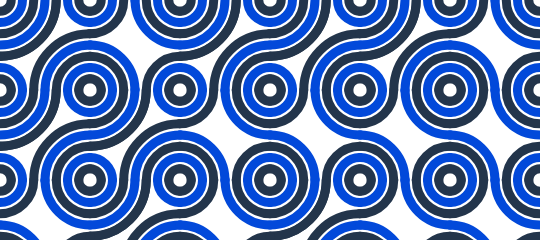
Frame 1 (no input)
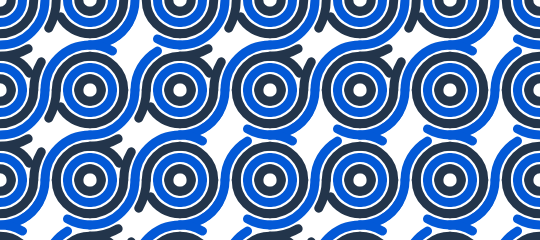
Frame 60 (no input)
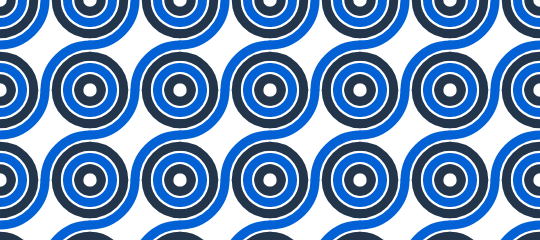
Frame 120 (the mouse pressed at the canvas centre since frame 60)

The p5.js sketch that drew these frames (run headless with seeded random() and noise() and a simulated clock; from frame 60 on, the mouse is pressed at the canvas centre):

// p5.js sketch
// ── sketch.js
// Adapted from: https://ronikaufman.github.io

let margin = 0;
let n, s, u;
let dMin, dMax, dDiff;
let eps = 1e-4;

const N_FRAMES = 720;

function setup() {
  createCanvas(windowWidth * 0.45, 240);
  n = 6; // number of tiles
  s = (width-2*margin)/n; // size of 1 tile
  u = s / 4; // how each tile is divided
  dMin = 4;
  dMax = 6;
  dDiff = dMax-dMin;
  strokeWeight(s/10);
  strokeCap(ROUND);
}

function draw() {
  //background(255);
	
	//fill(255);
  clear();
	noStroke();
	rect(0, 0, width, height);
	noFill();
  
  let t = (frameCount%N_FRAMES)/N_FRAMES;
  
  let tCol = (constrain(fract(t*dDiff*2), 0, 1/2) + floor(t*dDiff*2)/2)/dDiff;
  let palette = ["#23354b", rainbow(tCol)];
  
  for (let i = 0; i < n; i++) {
    let x = i*s+margin;
    for (let j = 0; j < n; j++) {
      let y = j*s+margin;
      let tij = (t+floor(noise(x, y)*dDiff)/dDiff)%1;
      makeTile(x, y, tij, palette);
    }
  }
}

function makeTile(x, y, t, palette) {
  let dt = d(t);
  
  let d1 = dMin + floor(dt); // amount of arcs on top-left and bottom-right corners
  let d2 = 7 - d1; // amount of arcs on top-right and bottom-left corners
  
  let f = fract(dt);
  let f1 = constrain(f, eps, 1-eps), f2 = constrain(1-f, eps, 1-eps);
  
	// top-left and bottom-right corners
  let k = 0;
  for (let i = 1; i < d1; i++) {
    stroke(palette[k%palette.length]);
    arc(x, y, i * u, i * u, 0, PI / 2);
    arc(x + s, y + s, i * u, i * u, PI, (3 * PI) / 2);
    k++;
  }
  stroke(palette[k%palette.length]);
  arc(x, y, d1 * u, d1 * u, 0, f1*PI/2);
  arc(x, y, d1 * u, d1 * u, PI/2 - f1*PI/2, PI/2);
  arc(x + s, y + s, d1 * u, d1 * u, PI, PI + f1*PI/2);
  //arc(x + s, y + s, d1 * u, d1 * u, 3*PI/2 - f1*PI/2, 3*PI/2);
  //k++;
  
	// top-right and bottom-left corners
  stroke(palette[k%palette.length]);
  arc(x + s, y, (d2+1) * u, (d2+1) * u, PI/2, PI/2 + f2*PI/2);
  //arc(x + s, y, (d2+1) * u, (d2+1) * u, PI - f2*PI/2, PI);
  arc(x, y + s, (d2+1) * u, (d2+1) * u, 3*PI/2, 3*PI/2 + f2*PI/2);
  //arc(x, y + s, (d2+1) * u, (d2+1) * u, TAU - f2*PI/2, TAU);
  k++;
  for (let i = d2; i > 0; i--) {
    stroke(palette[k%palette.length]);
    arc(x + s, y, i * u, i * u, PI / 2, PI);
    arc(x, y + s, i * u, i * u, (3 * PI) / 2, 2 * PI);
    k++;
  }
}

function d(x) {
  let dx = constrain(fract(x*dDiff*2), 0, 1/2) + floor(2*x*dDiff)/2;
  if (dx > dDiff/2) dx = dDiff-dx;
  return 2*dx;
}

function rainbow(t) {
  let palette = ["#0249da", "#0369d4", "#0095f9"];
  let i = floor(palette.length*t);
  let amt = fract(palette.length*t);
  return lerpColor(color(palette[i%palette.length]), color(palette[(i+1)%palette.length]), amt);
}

// ── truchet.js
let truchet = [];
let columns = 12;
let rows = 3;
let TILE_SIZE = 0;

function setup() {
    TILE_SIZE = (windowWidth * 0.42) / columns;
	createCanvas(TILE_SIZE*(columns+1), TILE_SIZE*(rows+1));
	//background('#f9f0de');

	let palette = ["#23354b"]

	primaryColor = color(random(palette));
	secondaryColor = "#0249da";

	for (let column = 0; column < columns; ++column) {
		truchet[column] = []; // create nested array
		for (let row = 0; row < rows; ++row) {
			truchet[column][row] = new Tile(TILE_SIZE, primaryColor, secondaryColor);
		}
	}
}

function draw() {
	//noLoop();

    if (frameCount % 60 == 1) {
        //clear();
        if (frameCount == 1) {
            for (let column = 0; column < columns; ++column) {
                for (let row = 0; row < rows; ++row) {
                    let rotateShape = round(random());
                    // print(rotateShape);
                    truchet[column][row].draw((column + 1) * TILE_SIZE, (row + 1) * TILE_SIZE, rotateShape);
                }
            }
        } else {
            for (let column = 0; column < columns; ++column) {
                for (let row = 0; row < rows; ++row) {
                    let rotateShape = round(random());
                    if (random() < 0.25) {
                        truchet[column][row].draw((column + 1) * TILE_SIZE, (row + 1) * TILE_SIZE, rotateShape);
                    }
                }
            }
        }
        
    }
}

class Tile {
	constructor(size, primaryColor, secondaryColor) {
		this.size = size;
		this.primaryColor = primaryColor;
		this.secondaryColor = secondaryColor;
	}

	// TODO: refactor
	/*
	// x 				=> x position of the tile
	// y 				=> y position of the tile
	// rotated 	=> bool, true rotates the inside arcs 180°
	*/
	draw(x, y, rotated) {
		// create a new drawing state
		push();

		noStroke();
		translate(x - (this.size / 2), y - (this.size / 2));

		fill(this.secondaryColor);
		square(0, 0, this.size);

		if (rotated) {
			rotate(HALF_PI);
			translate(0, -this.size);
		}
		fill(this.primaryColor);
		// top left arc
        fill("#ffffff");
		arc(0, 0, this.size * 4 / 3, this.size * 4 / 3, 0, HALF_PI);
		//circle(this.size / 2, 0, this.size / 3);
		//circle(0, this.size / 2, this.size / 3);

		// bottom right arc
        fill(this.primaryColor);
        stroke("#ffffff")
        strokeWeight(1)
		arc(this.size, this.size, this.size * 4 / 3, this.size * 4 / 3, PI, 3 * HALF_PI);
        noStroke()
		//circle(this.size, this.size / 2, this.size / 3);
		//circle(this.size / 2, this.size, this.size / 3);

		// white circles in 4 corners
		fill(this.secondaryColor);
		circle(0, 0, this.size * 2 / 3);
		circle(this.size, 0, this.size * 2 / 3);
		circle(0, this.size, this.size * 2 / 3);
		circle(this.size, this.size, this.size * 2 / 3);
        
		// restore original draw settings
		pop();
	}
}
